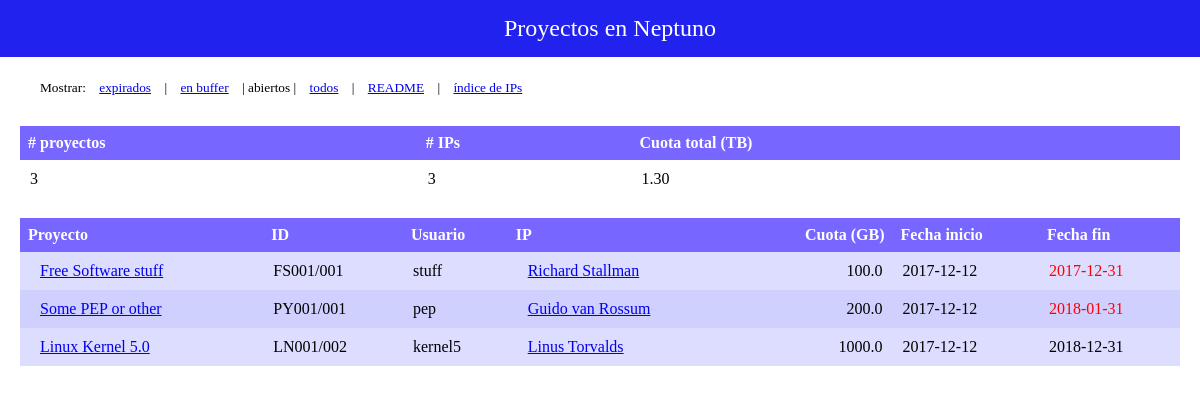
/projects/, run on the app's committed database.
### projects/models.py (models this page shows, shortened)
class Project(models.Model):
    ip = models.ForeignKey(IP, on_delete=models.CASCADE)
    name = models.CharField(max_length=200)
    user = models.CharField(max_length=20)
    finished = models.BooleanField(default=False)
    in_buffer = models.BooleanField(default=False)
    cpuh = models.FloatField(default=0.0)
    proj_id = models.CharField(max_length=100)
    def get_start(self):
        try:
            return Period.objects.filter(proj=self).filter(status="active").order_by("start")[0].start
        except:
            return None
    def get_start_str(self):
        try:
            return datetime.strftime(self.get_start(), "%Y-%m-%d")
        except:
            return None
    def get_end(self):
        try:
            return Period.objects.filter(proj=self).filter(status="active").order_by("-end")[0].end
        except:
            return None
    def get_end_str(self):
        try:
            return datetime.strftime(self.get_end(), "%Y-%m-%d")
        except:
            return None
    def get_quota(self):
        if self.finished:
            return 0
        return Period.objects.filter(proj=self.pk).order_by("-end")[0].quota
    @property
    def is_expired(self):
        if self.get_end() < timezone.now():
            return 1
        return 0

class IP(models.Model):
    ip_name = models.CharField('Name of IP', max_length=200)
    def __str__(self):
        return self.ip_name

class Period(models.Model):
    proj = models.ForeignKey(Project, on_delete=models.CASCADE)
    start = models.DateTimeField("Starting date")
    end = models.DateTimeField("Ending date")
    quota = models.FloatField(default=0)
    status = models.CharField(max_length=25, default="active")

### projects/views.py (the view, shortened to what this page needs)
# urls.py: path('projects/', views.project_index, name='project_index'),
def project_index(request, status="open"):
    if status == 'expired':
        dsu = [(p.how_long_ago_expired, p) for p in Project.objects.filter(finished=False, in_buffer=False) if p.is_expired]
        dsu = sorted(dsu, reverse=True)
        project_list = [y for x,y in dsu]
    elif status == 'all':
        project_list = Project.objects.order_by('id')
    else:  # abiertos
        project_list = Project.objects.filter(finished=False).filter(in_buffer=False).order_by("id")
    ips = set([x.ip.ip_name for x in project_list])
    quotas = [x.get_quota() for x in project_list]
    tot_quota = '{0:.2f}'.format(sum(quotas)/1000.0)
    context = {
        'project_list': project_list,
        'nprojs': len(project_list),
        'nips': len(ips),
        'tot_quota': tot_quota,
        'status': status,
    }
    if status == 'expired':
        return render(request, 'projects/project_index_expired.html', context)
    elif status == 'frozen':
        return render(request, 'projects/project_index_frozen.html', context)
    else:
        return render(request, 'projects/project_index.html', context)

### projects/templates/projects/project_index.html (shortened to what this page needs)
{% load staticfiles %}
{% include "projects/header.html" %}
<div id="banner">
  <div id="banner-content">Proyectos en Neptuno</div>
</div>
<div id="main-content">
{% if project_list %}
<p>
  <small>
  Mostrar:
  {% if status == "expired" %}
expirados | <a href="{% url 'projects:project_index' 'frozen' %}">en buffer</a> | <a href="{% url 'projects:project_index' 'open' %}">abiertos</a>| <a href="{% url 'projects:project_index' 'all' %}">todos</a>
  {% elif status == "frozen" %}
<a href="{% url 'projects:project_index' 'expired' %}">expirados</a> | en buffer | <a href="{% url 'projects:project_index' 'open' %}">abiertos</a>| <a href="{% url 'projects:project_index' 'all' %}">todos</a>
  {% elif status == "all" %}
<a href="{% url 'projects:project_index' 'expired' %}">expirados</a> | <a href="{% url 'projects:project_index' 'frozen' %}">en buffer</a> | <a href="{% url 'projects:project_index' 'open' %}">abiertos</a>| todos
  {% else %}
<a href="{% url 'projects:project_index' 'expired' %}">expirados</a> | <a href="{% url 'projects:project_index' 'frozen' %}">en buffer</a> | abiertos | <a href="{% url 'projects:project_index' 'all' %}">todos</a>
  {% endif %}
  | <a href="{% url 'projects:readme' %}">README</a>
  | <a href="{% url 'projects:index' %}">índice de IPs</a>
  </small>
</p>
<p></p>
<table class="widetable">
    <tr>
        <th># proyectos</th>
        <th># IPs</th>
        <th>Cuota total (TB)</th>
    </tr>
        <td>{{ nprojs }}</td>
        <td>{{ nips }}</td>
        <td>{{ tot_quota }}</td>
</table>
<p></p>
<table class="widetable">
    <tr>
        <th>Proyecto</th>
        <th>ID</th>
        <th>Usuario</th>
        <th>IP</th>
        <th style="text-align:right">Cuota (GB)</th>
        <th>Fecha inicio</th>
        <th>Fecha fin</th>
    </tr>
    {% for project in project_list %}
        {% if project.finished %}
    <tr class="finished">
        {% else %}
    <tr class="{% cycle 'row1' 'row2' %}">
        {% endif %}
        <td><a href="{% url 'projects:detail' project.id %}">{{ project.name|truncatechars:40 }}</a></td>
        <td>{{ project.proj_id }}</td>
        <td>{{ project.user }}</td>
        <td><a href="{% url 'projects:ip_detail' project.ip_id %}">{{ project.ip }}</a></td>
        <td style="text-align: right">{{ project.get_quota }}</td>
        <td>{{ project.get_start_str }}</td>
        {% if project.finished %}
            <td>{{ project.get_end_str }}</td>
        {% else %}
            <td class="enddate{{ project.is_expired }}">{{ project.get_end_str }}</td>
        {% endif %}
    </tr>
    {% endfor %}
</table>
{% else %}
    <p>No projects are available.</p>
{% endif %}
</div>

### projects/templates/projects/header.html (shortened to what this page needs)
{% load staticfiles %}
<link rel="stylesheet" type="text/css" href="{% static 'projects/style.css' %}" />

### projects/static/projects/style.css (style rules this page uses)
* { margin: 0; padding: 10; }
div#banner { margin: 0; position: absolute; top: 0; left: 0; width: 100%; background-color: #2222ee; }
div#banner-content { position: center; width: 500px; margin: 0 auto; padding: 5px; color: #ffffff; text-align: center; font-size: 150%; }
div#main-content { margin: 0; padding: 0; padding-top: 50px; }
table, th, td { border: 0px solid blue; }
table { padding: 50px; position: center; border-collapse: collapse; }
.widetable { width: 100%; }
th { background-color: #7766ff; color: white; padding: 8px; text-align: left; }
td { text-align: left; vertical-align: middle; padding: 10px; }
.enddate1 { color: red; }
.row1 { background-color: #ddddff; }
.row2 { background-color: #d0d0ff; }

### data on the page
Project: name "Free Software stuff", proj_id "FS001/001", user "stuff", ip "Richard Stallman", get_quota "100.0", get_start_str "2017-12-12", get_end_str "2017-12-31"
Project: name "Some PEP or other", proj_id "PY001/001", user "pep", ip "Guido van Rossum", get_quota "200.0", get_start_str "2017-12-12", get_end_str "2018-01-31"
Project: name "Linux Kernel 5.0", proj_id "LN001/002", user "kernel5", ip "Linus Torvalds", get_quota "1000.0", get_start_str "2017-12-12", get_end_str "2018-12-31"

### other printed values
{{ nprojs }} "3"
{{ nips }} "3"
{{ tot_quota }} "1.30"
